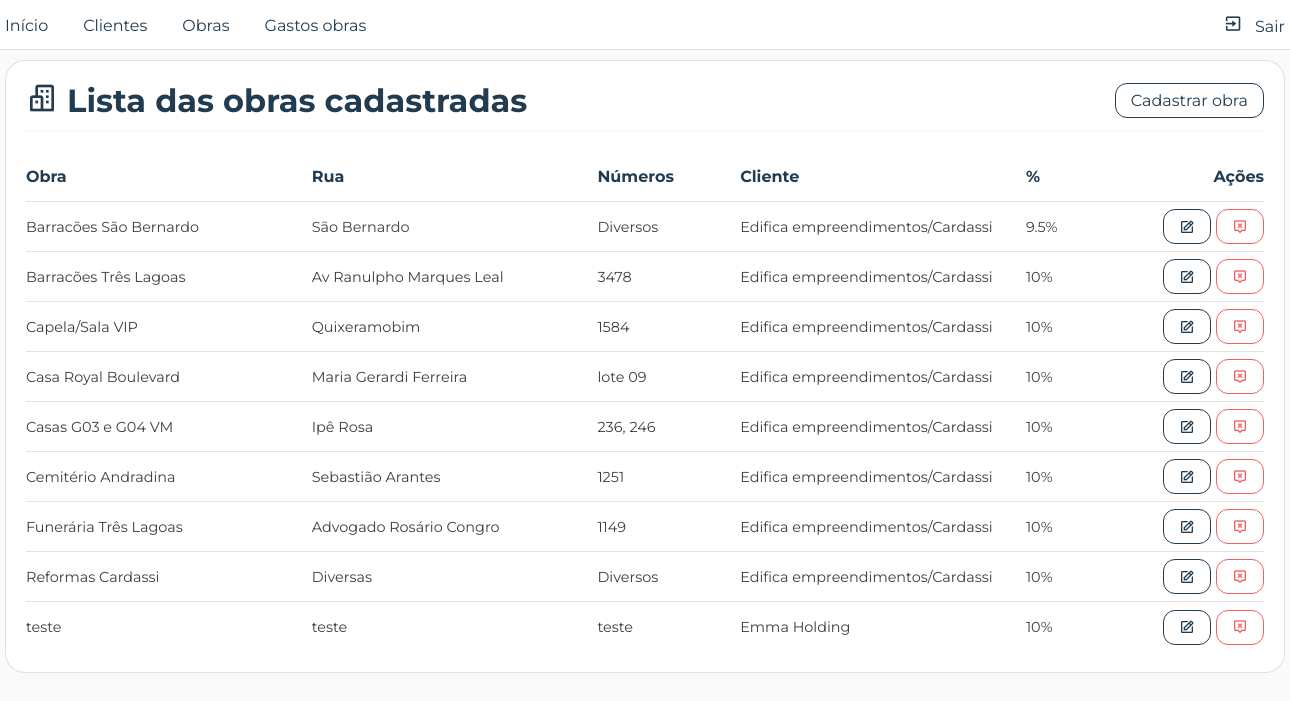
Before: /pages/front/listas/lista_obras.php (signed in) with the older database file.
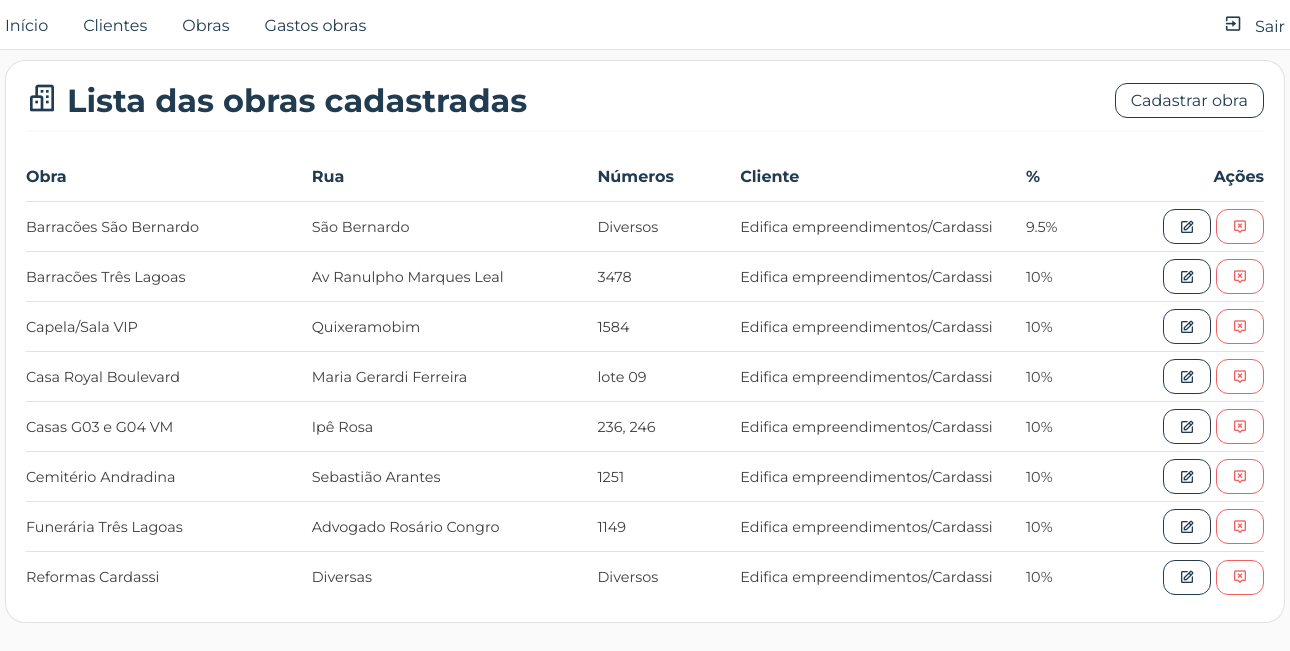
After: the same page with the newer database file.
### tables this page shows
CREATE TABLE `obras` (
  `id` int(11) NOT NULL,
  `nome` varchar(50) NOT NULL,
  `cpf_cnpj_cliente` varchar(20) NOT NULL,
  `id_cidade` int(11) NOT NULL,
  `rua` varchar(50) NOT NULL,
  `numObra` char(10) NOT NULL,
  `porcentagem_cobranca` char(5) NOT NULL
);

CREATE TABLE `clientes` (
  `cpf_cnpj` varchar(20) NOT NULL,
  `nome` varchar(50) NOT NULL,
  `tipo_cliente` char(2) DEFAULT NULL
);

### pages/back/listas/lista_obrasdb.php (called while the page is built)
<?php
   require_once(__DIR__."/../../conexao/connection.php");
   try {
      $query = $conn->prepare("SELECT
                                 O.id,
                                 O.nome AS nomeObra,
                                 O.rua,
                                 O.numObra,
                                 O.porcentagem_cobranca AS porcentagem,
                                 C.cpf_cnpj,
                                 C.nome AS nomeCliente,
                                 Ci.cidade
                               FROM obras O
                               INNER JOIN clientes C
                               ON O.cpf_cnpj_cliente = C.cpf_cnpj
                               INNER JOIN cidades Ci
                               ON O.id_cidade = Ci.id
                               ORDER BY nomeObra ASC");
      $query->execute();
      if($query) {
         $obras = $query->fetchAll(PDO::FETCH_ASSOC);
         return $obras;
      }
   } catch(PDOException $erro) {
      echo $erro;
      echo "Não foi possível recuperar as obras cadastradas";
      exit();
   }
?>

### pages/front/listas/lista_obras.php (the view, shortened to what this page needs)
<?php
   require_once(__DIR__."/../../back/listas/lista_obrasdb.php");
?>
<!DOCTYPE html>
<html lang="pt-br">
<head>
      <link rel="stylesheet" href="<?= BASE_URL; ?>css/reset.css">
      <link rel="stylesheet" href="<?= BASE_URL; ?>css/style.css">
      <link rel="stylesheet" href="<?= BASE_URL; ?>css/listas.css">
      <link rel="stylesheet" href="<?= BASE_URL; ?>css/table.css">
</head>
<body>
      <?php require_once(__DIR__."/../menu.php"); ?>
      <div class="container container_lista">
         <div class="row rowTitulo">
            <h1><i class='bx bx-buildings icon_titulo' ></i> Lista das obras cadastradas</h1>
            <nav>
               <a href="<?= BASE_URL; ?>pages/front/cadastros/cadastrar_obras.php" class="btn nav">Cadastrar obra</a>
            </nav>
         </div>
         <div class="row lista">
            <table class="tabela_gastos_obras">
               <tr class="linha_cabecalho">
                  <th class="f1-2">Obra</th>
                  <th class="f1-2">Rua</th>
                  <th class="f-6">Números</th>
                  <th class="f1-2">Cliente</th>
                  <th class="f-5">%</th>
                  <th class="f-5 celula_botoes_acoes">Ações</th>
               </tr>
               <?php
                  foreach($obras as $linha) {
               ?>
               <tr>
                  <td class="f1-2">
                     <p class=""><?= $linha['nomeObra']; ?></p>
                  </td>
                  <td class="f1-2">
                     <?= $linha['rua']; ?>
                  </td>
                  <td class="f-6">
                     <?= $linha['numObra']; ?>
                  </td>
                  <td class="f1-2">
                     <?= $linha['nomeCliente']; ?>
                  </td>
                  <td class="f-5">
                     <?= $linha['porcentagem'] != null ? $linha['porcentagem'].'%' : "Não definido"; ?>
                  </td>
                  <td class="f-5 celula_botoes_acoes">
                     <a href="<?= BASE_URL; ?>pages/front/edits/editar_obra.php?id=<?= $linha['id']; ?>" class="btn editar">
                        <i class='bx bx-edit'></i>
                     </a>
                     <a
                        href="<?= BASE_URL; ?>pages/back/excluir/excluir_obradb.php?id=<?= $linha['id']; ?>"
                        class="btn excluir"
                        onclick="confirmarExclusao(event, '')">
                        <i class='bx bx-message-alt-x'></i>
                     </a>
                  </td>
               </tr>
               <?php
                  }
               ?>
            </table>
         </div>
      </div>
</body>
</html>

### pages/front/menu.php (shortened to what this page needs)
<head>
   <link rel="stylesheet" href="<?= BASE_URL; ?>css/menu.css">
   <link href='https://unpkg.com/boxicons@2.1.4/css/boxicons.min.css' rel='stylesheet'>
</head>
<header>
   <div class="container">
      <nav>
         <ul>
            <li class="btnMenu"><a href="<?= BASE_URL; ?>?nomePag=Inicio">Início</a></li>
            <li class="btnMenu"><a href="<?= BASE_URL; ?>pages/front/listas/lista_clientes.php?nomePag=Clientes">Clientes</a></li>
            <li class="btnMenu"><a href="<?= BASE_URL; ?>pages/front/listas/lista_obras.php?nomePag=Obras">Obras</a></li>
            <li class="btnMenu"><a href="<?= BASE_URL; ?>pages/front/listas/lista_gastos_obras.php?nomePag=Gastos obras">Gastos obras</a></li>
         </ul>
         <ul>
            <li class="btnMenu btnSair"><a href="<?= BASE_URL; ?>pages/back/exit.php"><i class='bx bx-exit'></i> Sair</a></li>
         </ul>
      </nav>
   </div>
</header>

### css/style.css (style rules this page uses)
body { width: 100%; height: auto; padding: 60px 0 10px 0; background-color: var(--gelo); }
.container { width: 1280px; margin: 0 auto; }
.row { width: 100%; }
a.btn { width: fit-content; height: 35px; border-radius: 12px; display: block; padding: 0 15px; place-content: center; text-decoration: none; display: flex; gap: 5px; align-items: center; color: var(--gelo); font-size: 1rem; transition: all var(--trans02) ease; }

### css/variaveis.css (style rules this page uses)
:root { --cor-texto: rgba(26, 26, 26, 0.84); --cinza: rgba(26, 26, 26, 0.7); --cinza-claro: rgba(37, 37, 37, 0.438); --borda-card: rgba(37, 37, 37, 0.130); --realce: #213C51; --realce02: #173044; --gelo: #fafafa; --branco: #fff; --vermelho: #f16060; --vermelho02: #cc4545; --verde: #66ac5f; --bg-icon-card1: #ddf8e0; --co-icon-card1: #66ac5f; --bg-icon-card2: #ddf4f8; --co-icon-card2: #5f89ac; --bg-icon-card3: #e9ddf8; --co-icon-card3: #805fac; --bg-icon-card4: #f8eddd; --co-icon-card4: #ac8d5f; --trans02: .2s; --trans04: .4s; }

Changed rows visible on the page:
removed obras: nome "teste", rua "teste", numObra "teste", clientes.nome "Emma Holding", porcentagem_cobranca "10"
